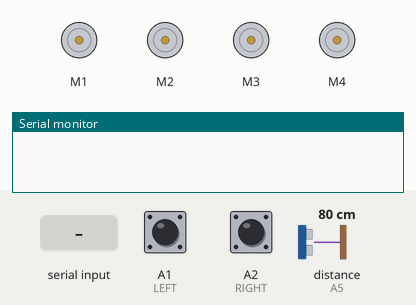
Recording of a sketch running on a simulated Arduino Uno, built with avr-gcc and run on an emulated ATmega328P. Parts: 4 × DC motor (green arrow = forward, orange = backward, longer = faster), the last lines printed to the serial monitor. The inputs (shaded band) are chosen by the test bench; at power-on: distance to the obstacle (sensor on A5) 80 cm, A1 (LEFT) LOW, A2 (RIGHT) LOW. The echo pulse lasts 58.3 µs per cm.

Above: at 1.2 s.
1.3 s: "X" received over Serial
2.8 s: distance to the obstacle (sensor on A5) set to 2 cm
At 3.3 s:
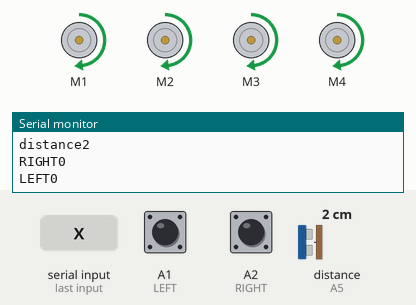
4.3 s: "x" received over Serial
At 4.8 s:
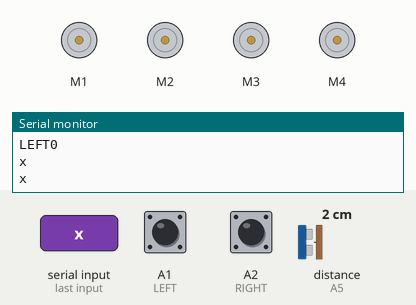
5.8 s: "B" received over Serial
At 6.5 s:
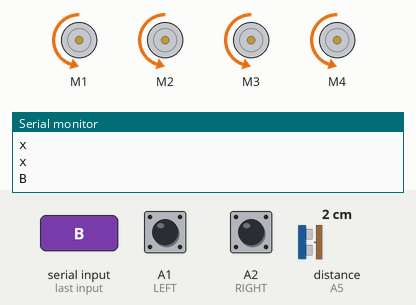
7.3 s: "L" received over Serial
At 7.6 s:
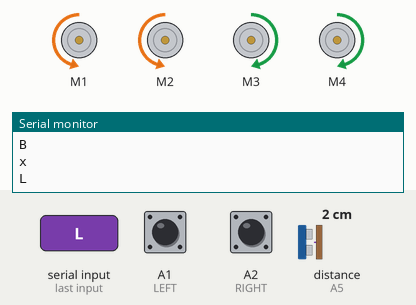
8.8 s: "R" received over Serial
At 10.0 s:
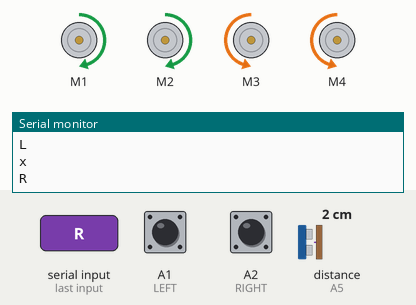
Timing chart, 0 to 11.3 s (numbered marks = the images above; inputs shaded):
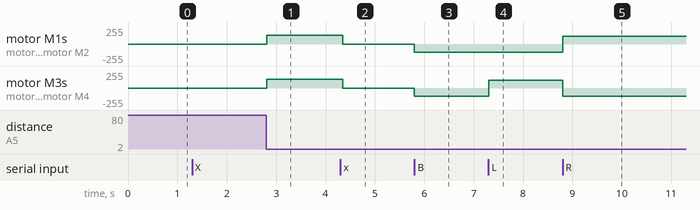

Measured:
- after the input at 2.8 s, motor M1–4: stopped → forward 130/255 at once
- after the input at 4.3 s, motor M1–4: forward 130/255 → stopped after 0.05 s
- after the input at 5.8 s, motor M1–4: stopped → backward 120/255 at once
- after the input at 7.3 s, motor M3, motor M4: backward 120/255 → forward 120/255 at once
- after the input at 8.8 s, motor M1, motor M2: backward 120/255 → forward 120/255 at once; motor M3, motor M4: forward 120/255 → backward 120/255 at once

The sketch:

HandFollowingMode.ino
```cpp
#include<NewPing.h>
#include<Servo.h>
#include<AFMotor.h>

#define RIGHT A2              // Right IR sensor connected to analog pin A2 of Arduino Uno:
#define LEFT A1               // Left IR sensor connected to analog pin A3 of Arduino Uno:
#define TRIGGER_PIN A4        // Trigger pin connected to analog pin A1 of Arduino Uno:
#define ECHO_PIN A5           // Echo pin connected to analog pin A0 of Arduino Uno:
#define MAX_DISTANCE 200      // Maximum ping distance:

unsigned int distance = 0;    //Variable to store ultrasonic sensor distance:
unsigned int Right_Value = 0; //Variable to store Right IR sensor value:
unsigned int Left_Value = 0;  //Variable to store Left IR sensor value:


NewPing sonar(TRIGGER_PIN, ECHO_PIN, MAX_DISTANCE);  //NewPing setup of pins and maximum distance:

//initial motors pin
AF_DCMotor motor1(1, MOTOR12_1KHZ);
AF_DCMotor motor2(2, MOTOR12_1KHZ);
AF_DCMotor motor3(3, MOTOR34_1KHZ);
AF_DCMotor motor4(4, MOTOR34_1KHZ);


char command;

void setup()
{
  Serial.begin(9600);  //Set the baud rate to your Bluetooth module.
   pinMode(RIGHT, INPUT); //set analog pin RIGHT as an input:
   pinMode(LEFT, INPUT);  //set analog pin RIGHT as an input:

}

char mode = 'x';

void loop(){

  if(Serial.available() > 0){
    command = Serial.read();
    if(command == 'X' || command == 'x'){
      mode = command;
    }
    Serial.println(mode);
    Serial.println(command);


  if(mode=='x')
  {
    Stop(); //initialize with motors stoped
    //Change pin mode only if new command is different from previous.
    //Serial.println(command);
    switch(command){
    case 'F':
      forward();
      break;
    case 'B':
       back();
      break;
    case 'L':
      left();
      break;
    case 'R':
      right();
      break;
    case 'G':
      forwardleft();
      break;
    case 'I':
      forwardright();
      break;
    case 'H':
      backwardleft();
      break;
    case 'J':
      backwardleft();
      break;

    }
    }
  }

    else if (mode=='X'){
      followMe();
  }
}


void forward()
{
  motor1.setSpeed(120); //Define maximum velocity
  motor1.run(FORWARD); //rotate the motor clockwise
  motor2.setSpeed(120); //Define maximum velocity
  motor2.run(FORWARD); //rotate the motor clockwise
  motor3.setSpeed(120);//Define maximum velocity
  motor3.run(FORWARD); //rotate the motor clockwise
  motor4.setSpeed(120);//Define maximum velocity
  motor4.run(FORWARD); //rotate the motor clockwise
}

void back()
{
  motor1.setSpeed(120); //Define maximum velocity
  motor1.run(BACKWARD); //rotate the motor anti-clockwise
  motor2.setSpeed(120); //Define maximum velocity
  motor2.run(BACKWARD); //rotate the motor anti-clockwise
  motor3.setSpeed(120); //Define maximum velocity
  motor3.run(BACKWARD); //rotate the motor anti-clockwise
  motor4.setSpeed(120); //Define maximum velocity
  motor4.run(BACKWARD); //rotate the motor anti-clockwise
}

void left()
{
  motor1.setSpeed(120); //Define maximum velocity
  motor1.run(BACKWARD); //rotate the motor anti-clockwise
  motor2.setSpeed(120); //Define maximum velocity
  motor2.run(BACKWARD); //rotate the motor anti-clockwise
  motor3.setSpeed(120); //Define maximum velocity
  motor3.run(FORWARD);  //rotate the motor clockwise
  motor4.setSpeed(120); //Define maximum velocity
  motor4.run(FORWARD);  //rotate the motor clockwise
}

void right()
{
  motor1.setSpeed(120); //Define maximum velocity
  motor1.run(FORWARD); //rotate the motor clockwise
  motor2.setSpeed(120); //Define maximum velocity
  motor2.run(FORWARD); //rotate the motor clockwise
  motor3.setSpeed(120); //Define maximum velocity
  motor3.run(BACKWARD); //rotate the motor anti-clockwise
  motor4.setSpeed(120); //Define maximum velocity
  motor4.run(BACKWARD); //rotate the motor anti-clockwise
}

void forwardleft()
{
  motor1.setSpeed(100); //Define maximum velocity
  motor1.run(FORWARD); //rotate the motor clockwise
  motor2.setSpeed(100); //Define maximum velocity
  motor2.run(FORWARD); //rotate the motor clockwise
  motor3.setSpeed(150); //Define maximum velocity
  motor3.run(FORWARD); //rotate the motor anti-clockwise
  motor4.setSpeed(150); //Define maximum velocity
  motor4.run(FORWARD); //rotate the motor anti-clockwise
}

void forwardright()
{
  motor1.setSpeed(150); //Define maximum velocity
  motor1.run(FORWARD); //rotate the motor clockwise
  motor2.setSpeed(150); //Define maximum velocity
  motor2.run(FORWARD); //rotate the motor clockwise
  motor3.setSpeed(100); //Define maximum velocity
  motor3.run(FORWARD); //rotate the motor anti-clockwise
  motor4.setSpeed(100); //Define maximum velocity
  motor4.run(FORWARD); //rotate the motor anti-clockwise
}

void backwardright()
{
  motor1.setSpeed(150); //Define maximum velocity
  motor1.run(BACKWARD); //rotate the motor clockwise
  motor2.setSpeed(150); //Define maximum velocity
  motor2.run(BACKWARD); //rotate the motor clockwise
  motor3.setSpeed(150); //Define maximum velocity
  motor3.run(BACKWARD); //rotate the motor anti-clockwise
  motor4.setSpeed(150); //Define maximum velocity
  motor4.run(BACKWARD); //rotate the motor anti-clockwise
}

void backwardleft()
{
  motor1.setSpeed(100); //Define maximum velocity
  motor1.run(BACKWARD); //rotate the motor clockwise
  motor2.setSpeed(100); //Define maximum velocity
  motor2.run(BACKWARD); //rotate the motor clockwise
  motor3.setSpeed(150); //Define maximum velocity
  motor3.run(BACKWARD); //rotate the motor anti-clockwise
  motor4.setSpeed(150); //Define maximum velocity
  motor4.run(BACKWARD); //rotate the motor anti-clockwise
}

void Stop()
{
  motor1.setSpeed(0); //Define minimum velocity
  motor1.run(RELEASE); //stop the motor when release the button
  motor2.setSpeed(0); //Define minimum velocity
  motor2.run(RELEASE); //rotate the motor clockwise
  motor3.setSpeed(0); //Define minimum velocity
  motor3.run(RELEASE); //stop the motor when release the button
  motor4.setSpeed(0); //Define minimum velocity
  motor4.run(RELEASE); //stop the motor when release the button
}

void followMe()
{

delay(50);                                        //wait 50ms between pings:
distance = sonar.ping_cm();                       //send ping, get distance in cm and store it in 'distance' variable:
Serial.print("distance");
Serial.println(distance);                         // print the distance in serial monitor:


    Right_Value = digitalRead(RIGHT);             // read the value from Right IR sensor:
    Left_Value = digitalRead(LEFT);               // read the value from Left IR sensor:

Serial.print("RIGHT");
Serial.println(Right_Value);                      // print the right IR sensor value in serial monitor:
Serial.print("LEFT");
Serial.println(Left_Value);                       //print the left IR sensor value in serial monitor:

if((distance > 1) && (distance < 15)){            //check wheather the ultrasonic sensor's value stays between 1 to 15.
                                                  //If the condition is 'true' then the statement below will execute:
  //Move Forward:
  motor1.setSpeed(130);  //define motor1 speed:
  motor1.run(FORWARD);   //rotate motor1 clockwise:
  motor2.setSpeed(130);  //define motor2 speed:
  motor2.run(FORWARD);   //rotate motor2 clockwise:
  motor3.setSpeed(130);  //define motor3 speed:
  motor3.run(FORWARD);   //rotate motor3 clockwise:
  motor4.setSpeed(130);  //define motor4 speed:
  motor4.run(FORWARD);   //rotate motor4 clockwise:

}else if((Right_Value==0) && (Left_Value==1)) {   //If the condition is 'true' then the statement below will execute:

  //Turn Left
  motor1.setSpeed(150);  //define motor1 speed:
  motor1.run(FORWARD);   //rotate motor1 cloclwise:
  motor2.setSpeed(150);  //define motor2 speed:
  motor2.run(FORWARD);   //rotate motor2 clockwise:
  motor3.setSpeed(150);  //define motor3 speed:
  motor3.run(BACKWARD);  //rotate motor3 anticlockwise:
  motor4.setSpeed(150);  //define motor4 speed:
  motor4.run(BACKWARD);  //rotate motor4 anticlockwise:
  delay(150);

}else if((Right_Value==1)&&(Left_Value==0)) {     //If the condition is 'true' then the statement below will execute:

  //Turn Right
  motor1.setSpeed(150);  //define motor1 speed:
  motor1.run(BACKWARD);  //rotate motor1 anticlockwise:
  motor2.setSpeed(150);  //define motor2 speed:
  motor2.run(BACKWARD);  //rotate motor2 anticlockwise:
  motor3.setSpeed(150);  //define motor3 speed:
  motor3.run(FORWARD);   //rotate motor3 clockwise:
  motor4.setSpeed(150);  //define motor4 speed:
  motor4.run(FORWARD);   //rotate motor4 clockwise:
  delay(150);

}else if(distance > 15) {                          //If the condition is 'true' then the statement below will execute:

  //Stop
  motor1.setSpeed(0);    //define motor1 speed:
  motor1.run(RELEASE);   //stop motor1:
  motor2.setSpeed(0);    //define motor2 speed:
  motor2.run(RELEASE);   //stop motor2:
  motor3.setSpeed(0);    //define motor3 speed:
  motor3.run(RELEASE);   //stop motor3:
  motor4.setSpeed(0);    //define motor4 speed:
  motor4.run(RELEASE);   //stop motor4:
}
}
```
